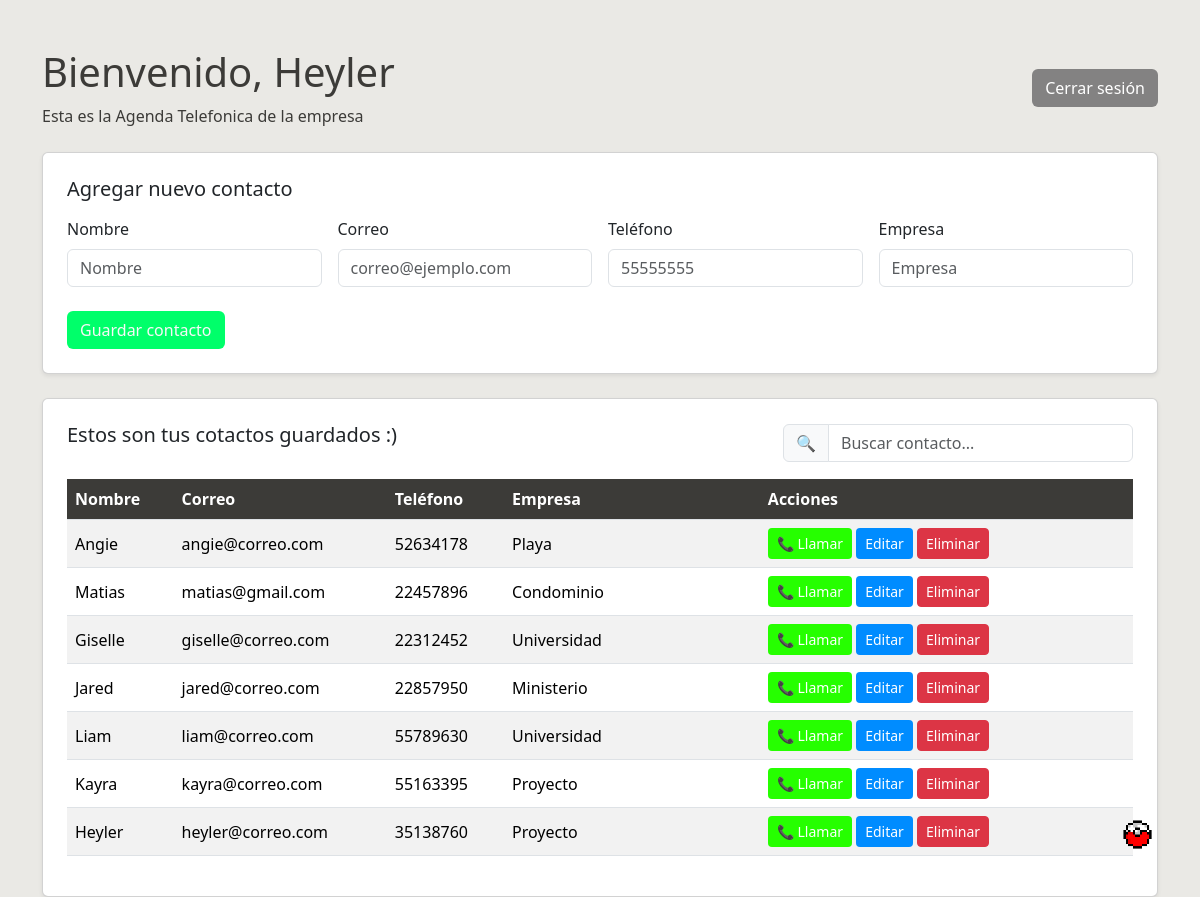
The app's page /Inicio.php (signed in) with its own data.
### tables this page shows
CREATE TABLE `contactos` (
  `id` int(11) NOT NULL,
  `nombre` varchar(100) NOT NULL,
  `correo` varchar(100) NOT NULL,
  `telefono` int(100) NOT NULL,
  `empresa` varchar(100) NOT NULL
);

### Inicio.php (the view, shortened to what this page needs)
<?php
require_once "conexion.php";
$sql = "SELECT * FROM contactos ORDER BY id DESC";
$resultado = mysqli_query($conexion, $sql);
?>
<!DOCTYPE html>
<html lang="es">
<head>
    <link href="https://cdn.jsdelivr.net/npm/bootstrap@5.3.3/dist/css/bootstrap.min.css" rel="stylesheet">
</head>
 <body class="back" style="background-color: #eae9e5; color: white;">
<div class="container mt-5">
    <div class="d-flex justify-content-between align-items-center mb-4">
        <div>
            <h1 style="color: #3c3b38;">Bienvenido, <?php echo htmlspecialchars($_SESSION["nombre"]); ?></h1>
            <p class="mb-0" style="color: #3c3b38;"> Esta es la Agenda Telefonica de la empresa</p>
        </div>
        <a href="CerrarSesion.php" class="btn" style="background-color: #838282; color: white;">Cerrar sesión</a>
    </div>
    <div class="card shadow-sm p-4 mb-4">
        <h5 class="mb-3">Agregar nuevo contacto</h5>
        <form action="Procesar.php" method="POST" id="formContacto">
            <div class="row g-3">
                <div class="col-md-3">
                    <label class="form-label">Nombre</label>
                    <input type="text" name="nombre" id="nombre" class="form-control" placeholder="Nombre" required>
                </div>
                <div class="col-md-3">
                    <label class="form-label">Correo</label>
                    <input type="email" name="correo" id="correo" class="form-control" placeholder="correo@ejemplo.com" required>
                </div>
                <div class="col-md-3">
                    <label class="form-label">Teléfono</label>
                    <input type="text" name="telefono" id="telefono" class="form-control" placeholder="55555555" required>
                </div>
                <div class="col-md-3">
                    <label class="form-label">Empresa</label>
                    <input type="text" name="empresa" id="empresa" class="form-control" placeholder="Empresa" required>
                </div>
            </div>
            <button type="submit" class="btn" style="background-color: #00ff6a; color: #f8f8f8;" class="btn mt-3">Guardar contacto</button>
        </form>
    </div>
    <div class="card shadow-sm p-4">
            <div class="d-flex justify-content-between align-items-center mb-3">
                        <h5 class="mb-3">Estos son tus cotactos guardados :)</h5>
                <div class="input-group" style="max-width: 350px;">
                    <span class="input-group-text">🔍</span>
                    <input type="text" id="buscarContacto" class="form-control" placeholder="Buscar contacto...">
                </div>
            </div>
        <div class="table-responsive">
            <table class="table table-striped table-hover align-middle">
                <thead style="--bs-table-bg: #3c3b38; --bs-table-color: white;">
                    <tr>
                        <th style="width: 10%;">Nombre</th>
                        <th style="width: 20%;">Correo</th>
                        <th style="width: 11%;">Teléfono</th>
                        <th style="width: 24%;">Empresa</th>
                        <th style="width: 35%;">Acciones</th>
                    </tr>
                </thead>
                <tbody>
                    <?php while ($fila = mysqli_fetch_assoc($resultado)): ?>
                        <tr class="filaContacto">
                            <td><?php echo htmlspecialchars($fila["nombre"]); ?></td>
                            <td><?php echo htmlspecialchars($fila["correo"]); ?></td>
                            <td><?php echo htmlspecialchars($fila["telefono"]); ?></td>
                            <td><?php echo htmlspecialchars($fila["empresa"]); ?></td>
                            <td>
                                <button type="button" class="btn btn-sm" style="background-color: #26ff00; color: white;" onclick="LlamarContacto('<?php echo htmlspecialchars($fila["nombre"], ENT_QUOTES); ?>', '<?php echo htmlspecialchars($fila["telefono"], ENT_QUOTES); ?>')">
                                    📞 Llamar
                                </button>
                                <a href="Editar.php?id=<?php echo $fila["id"]; ?>" class="btn btn-sm" style="background-color: #008cff; color: white;">
                                    Editar
                                </a>
                                <a href="Eliminar.php?id=<?php echo $fila["id"]; ?>" class="btn btn-danger btn-sm" style="background-color: #dc3545; color: white;" onclick="return confirm('¿Está seguro de eliminar este contacto?');">
                                    Eliminar
                                </a>
                            </td>
                        </tr>
                    <?php endwhile; ?>
                </tbody>
            </table>
        </div>
    </div>
</div>
<a href="Pokedex.php" title="¡Descubre tu Pokédex!" style="position: fixed; bottom: 25px; right: 25px; z-index: 1000;">
    <img src="pokeball.gif" alt="Abrir Pokédex" style="width: 75px; height: 75px; object-fit: contain; cursor: pointer;">
</a>
</body>
</html>

### records on screen
contactos: nombre "Angie", correo "angie@correo.com", telefono "52634178", empresa "Playa"
contactos: nombre "Matias", correo "matias@gmail.com", telefono "22457896", empresa "Condominio"
contactos: nombre "Giselle", correo "giselle@correo.com", telefono "22312452", empresa "Universidad"
contactos: nombre "Jared", correo "jared@correo.com", telefono "22857950", empresa "Ministerio"
contactos: nombre "Liam", correo "liam@correo.com", telefono "55789630", empresa "Universidad"
contactos: nombre "Kayra", correo "kayra@correo.com", telefono "55163395", empresa "Proyecto"
contactos: nombre "Heyler", correo "heyler@correo.com", telefono "35138760", empresa "Proyecto"

### other values on screen
$_SESSION["nombre"] "Heyler"
